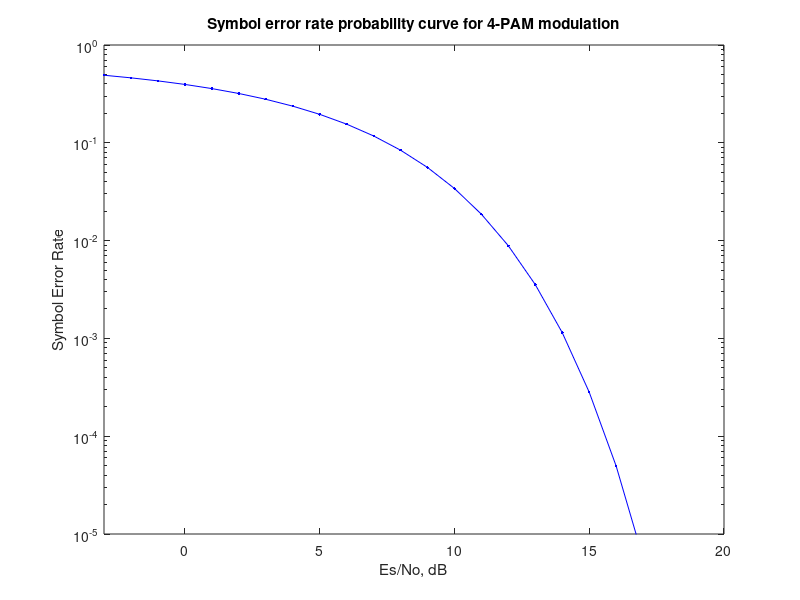

Write MATLAB code to recreate this figure.
N = 10^5; % number of symbols
alpha4pam = [-3 -1 1 3]; % 4-PAM alphabets
Es_N0_dB = [-3:20]; % multiple Eb/N0 values
ipHat = zeros(1,N);

for ii = 1:length(Es_N0_dB)
  
ip = randsrc(1,N,alpha4pam);

s = (1/sqrt(5))*ip; % normalization of energy to 1

n = 1/sqrt(2)*[randn(1,N) + j*randn(1,N)]; % white guassian noise, 0dB variance

y = s + 10^(-Es_N0_dB(ii)/20)*n; % additive white gaussian noise

% demodulation
r = real(y); % taking only the real part

nErr(ii) = size(find([ip- ipHat]),2); % couting the number of errors
end

simBer = nErr/N;
theoryBer = 0.75*erfc(sqrt(0.2*(10.^(Es_N0_dB/10))));

figure
semilogy(Es_N0_dB,theoryBer,'b.-');
hold on
axis([-3 20 10^-5 1])
xlabel('Es/No, dB')
ylabel('Symbol Error Rate')
title('Symbol error rate probability curve for 4-PAM modulation')
